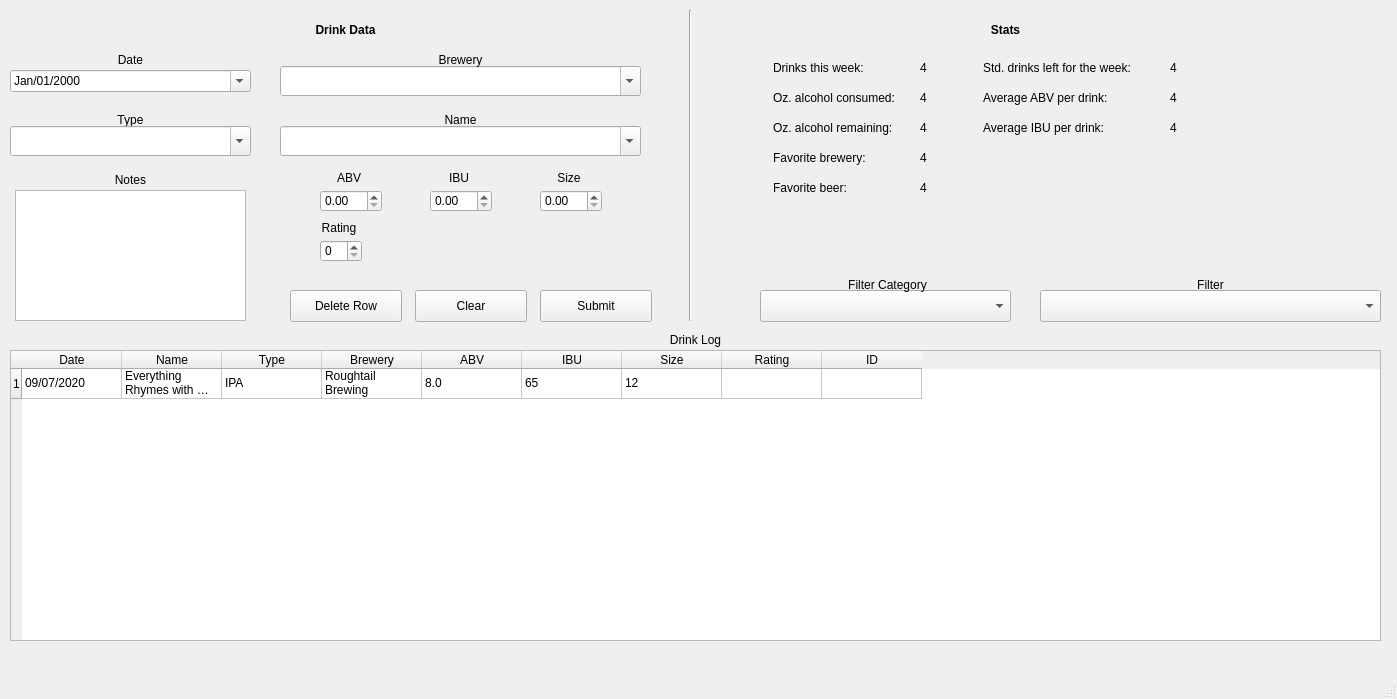
<?xml version="1.0" encoding="UTF-8"?>
<ui version="4.0">
 <class>MainWindow</class>
 <widget class="QMainWindow" name="MainWindow">
  <property name="geometry">
   <rect>
    <x>0</x>
    <y>0</y>
    <width>1397</width>
    <height>699</height>
   </rect>
  </property>
  <property name="windowTitle">
   <string>Beertabs</string>
  </property>
  <widget class="QWidget" name="centralwidget">
   <widget class="QDateEdit" name="drinkDateInput">
    <property name="geometry">
     <rect>
      <x>10</x>
      <y>70</y>
      <width>241</width>
      <height>22</height>
     </rect>
    </property>
    <property name="focusPolicy">
     <enum>Qt::WheelFocus</enum>
    </property>
    <property name="displayFormat">
     <string>MMM/dd/yyyy</string>
    </property>
    <property name="calendarPopup">
     <bool>true</bool>
    </property>
   </widget>
   <widget class="QLabel" name="drinkDateLabel">
    <property name="geometry">
     <rect>
      <x>20</x>
      <y>50</y>
      <width>221</width>
      <height>20</height>
     </rect>
    </property>
    <property name="text">
     <string>Date</string>
    </property>
    <property name="alignment">
     <set>Qt::AlignCenter</set>
    </property>
   </widget>
   <widget class="QComboBox" name="breweryInput">
    <property name="geometry">
     <rect>
      <x>280</x>
      <y>66</y>
      <width>361</width>
      <height>30</height>
     </rect>
    </property>
    <property name="editable">
     <bool>true</bool>
    </property>
   </widget>
   <widget class="QLabel" name="breweryLabel">
    <property name="geometry">
     <rect>
      <x>290</x>
      <y>50</y>
      <width>341</width>
      <height>20</height>
     </rect>
    </property>
    <property name="text">
     <string>Brewery</string>
    </property>
    <property name="alignment">
     <set>Qt::AlignCenter</set>
    </property>
   </widget>
   <widget class="QLabel" name="typeLabel">
    <property name="geometry">
     <rect>
      <x>20</x>
      <y>110</y>
      <width>221</width>
      <height>20</height>
     </rect>
    </property>
    <property name="text">
     <string>Type</string>
    </property>
    <property name="alignment">
     <set>Qt::AlignCenter</set>
    </property>
   </widget>
   <widget class="QComboBox" name="typeInput">
    <property name="geometry">
     <rect>
      <x>10</x>
      <y>126</y>
      <width>241</width>
      <height>30</height>
     </rect>
    </property>
    <property name="editable">
     <bool>true</bool>
    </property>
   </widget>
   <widget class="QComboBox" name="nameInput">
    <property name="geometry">
     <rect>
      <x>280</x>
      <y>126</y>
      <width>361</width>
      <height>30</height>
     </rect>
    </property>
    <property name="editable">
     <bool>true</bool>
    </property>
   </widget>
   <widget class="QLabel" name="nameLabel">
    <property name="geometry">
     <rect>
      <x>290</x>
      <y>110</y>
      <width>341</width>
      <height>20</height>
     </rect>
    </property>
    <property name="text">
     <string>Name</string>
    </property>
    <property name="alignment">
     <set>Qt::AlignCenter</set>
    </property>
   </widget>
   <widget class="QDoubleSpinBox" name="abvInput">
    <property name="geometry">
     <rect>
      <x>320</x>
      <y>190</y>
      <width>62</width>
      <height>22</height>
     </rect>
    </property>
   </widget>
   <widget class="QDoubleSpinBox" name="ibuInput">
    <property name="geometry">
     <rect>
      <x>430</x>
      <y>190</y>
      <width>62</width>
      <height>22</height>
     </rect>
    </property>
   </widget>
   <widget class="QLabel" name="abvLabel">
    <property name="geometry">
     <rect>
      <x>320</x>
      <y>170</y>
      <width>58</width>
      <height>16</height>
     </rect>
    </property>
    <property name="text">
     <string>ABV</string>
    </property>
    <property name="alignment">
     <set>Qt::AlignCenter</set>
    </property>
   </widget>
   <widget class="QLabel" name="ibuLabel">
    <property name="geometry">
     <rect>
      <x>430</x>
      <y>170</y>
      <width>58</width>
      <height>16</height>
     </rect>
    </property>
    <property name="text">
     <string>IBU</string>
    </property>
    <property name="alignment">
     <set>Qt::AlignCenter</set>
    </property>
   </widget>
   <widget class="QLabel" name="sizeLabel">
    <property name="geometry">
     <rect>
      <x>540</x>
      <y>170</y>
      <width>58</width>
      <height>16</height>
     </rect>
    </property>
    <property name="text">
     <string>Size</string>
    </property>
    <property name="alignment">
     <set>Qt::AlignCenter</set>
    </property>
   </widget>
   <widget class="QDoubleSpinBox" name="sizeInput">
    <property name="geometry">
     <rect>
      <x>540</x>
      <y>190</y>
      <width>62</width>
      <height>22</height>
     </rect>
    </property>
   </widget>
   <widget class="QTextEdit" name="notesInput">
    <property name="geometry">
     <rect>
      <x>15</x>
      <y>190</y>
      <width>231</width>
      <height>131</height>
     </rect>
    </property>
   </widget>
   <widget class="QLabel" name="notesLabel">
    <property name="geometry">
     <rect>
      <x>15</x>
      <y>170</y>
      <width>231</width>
      <height>20</height>
     </rect>
    </property>
    <property name="text">
     <string>Notes</string>
    </property>
    <property name="alignment">
     <set>Qt::AlignCenter</set>
    </property>
   </widget>
   <widget class="QTableWidget" name="drinkLogTable">
    <property name="geometry">
     <rect>
      <x>10</x>
      <y>350</y>
      <width>1371</width>
      <height>291</height>
     </rect>
    </property>
    <row>
     <property name="text">
      <string>1</string>
     </property>
    </row>
    <column>
     <property name="text">
      <string>Date</string>
     </property>
    </column>
    <column>
     <property name="text">
      <string>Name</string>
     </property>
    </column>
    <column>
     <property name="text">
      <string>Type</string>
     </property>
    </column>
    <column>
     <property name="text">
      <string>Brewery</string>
     </property>
    </column>
    <column>
     <property name="text">
      <string>ABV</string>
     </property>
    </column>
    <column>
     <property name="text">
      <string>IBU</string>
     </property>
    </column>
    <column>
     <property name="text">
      <string>Size</string>
     </property>
    </column>
    <column>
     <property name="text">
      <string>Rating</string>
     </property>
    </column>
    <column>
     <property name="text">
      <string>ID</string>
     </property>
    </column>
    <item row="0" column="0">
     <property name="text">
      <string>09/07/2020</string>
     </property>
    </item>
    <item row="0" column="1">
     <property name="text">
      <string>Everything Rhymes with Orange</string>
     </property>
    </item>
    <item row="0" column="2">
     <property name="text">
      <string>IPA</string>
     </property>
    </item>
    <item row="0" column="3">
     <property name="text">
      <string>Roughtail Brewing</string>
     </property>
    </item>
    <item row="0" column="4">
     <property name="text">
      <string>8.0</string>
     </property>
    </item>
    <item row="0" column="5">
     <property name="text">
      <string>65</string>
     </property>
    </item>
    <item row="0" column="6">
     <property name="text">
      <string>12</string>
     </property>
    </item>
   </widget>
   <widget class="QLabel" name="drinkLogLabel">
    <property name="geometry">
     <rect>
      <x>10</x>
      <y>330</y>
      <width>1371</width>
      <height>20</height>
     </rect>
    </property>
    <property name="text">
     <string>Drink Log</string>
    </property>
    <property name="alignment">
     <set>Qt::AlignCenter</set>
    </property>
   </widget>
   <widget class="QLabel" name="drinksThisWeekLabel">
    <property name="geometry">
     <rect>
      <x>773</x>
      <y>60</y>
      <width>121</width>
      <height>16</height>
     </rect>
    </property>
    <property name="text">
     <string>Drinks this week:</string>
    </property>
   </widget>
   <widget class="QLabel" name="ozAlcoholConsumedLabel">
    <property name="geometry">
     <rect>
      <x>773</x>
      <y>90</y>
      <width>141</width>
      <height>16</height>
     </rect>
    </property>
    <property name="text">
     <string>Oz. alcohol consumed:</string>
    </property>
   </widget>
   <widget class="QLabel" name="ozAlcoholRemainingLabel">
    <property name="geometry">
     <rect>
      <x>773</x>
      <y>120</y>
      <width>141</width>
      <height>16</height>
     </rect>
    </property>
    <property name="text">
     <string>Oz. alcohol remaining:</string>
    </property>
   </widget>
   <widget class="QLabel" name="favoriteBreweryLabel">
    <property name="geometry">
     <rect>
      <x>773</x>
      <y>150</y>
      <width>141</width>
      <height>16</height>
     </rect>
    </property>
    <property name="text">
     <string>Favorite brewery:</string>
    </property>
   </widget>
   <widget class="QLabel" name="favoriteBeerLabel">
    <property name="geometry">
     <rect>
      <x>773</x>
      <y>180</y>
      <width>141</width>
      <height>16</height>
     </rect>
    </property>
    <property name="text">
     <string>Favorite beer:</string>
    </property>
   </widget>
   <widget class="QLabel" name="drinksLeftLabel">
    <property name="geometry">
     <rect>
      <x>983</x>
      <y>60</y>
      <width>171</width>
      <height>16</height>
     </rect>
    </property>
    <property name="text">
     <string>Std. drinks left for the week:</string>
    </property>
   </widget>
   <widget class="QLabel" name="avgAbvDrinkLabel">
    <property name="geometry">
     <rect>
      <x>983</x>
      <y>90</y>
      <width>161</width>
      <height>16</height>
     </rect>
    </property>
    <property name="text">
     <string>Average ABV per drink:</string>
    </property>
   </widget>
   <widget class="QLabel" name="averageIbuDrinkLabel">
    <property name="geometry">
     <rect>
      <x>983</x>
      <y>120</y>
      <width>161</width>
      <height>16</height>
     </rect>
    </property>
    <property name="text">
     <string>Average IBU per drink:</string>
    </property>
   </widget>
   <widget class="QLabel" name="drinksThisWeekOutput">
    <property name="geometry">
     <rect>
      <x>920</x>
      <y>60</y>
      <width>31</width>
      <height>16</height>
     </rect>
    </property>
    <property name="text">
     <string>4</string>
    </property>
   </widget>
   <widget class="QLabel" name="ozAlcoholConsumedOutput">
    <property name="geometry">
     <rect>
      <x>920</x>
      <y>90</y>
      <width>31</width>
      <height>16</height>
     </rect>
    </property>
    <property name="text">
     <string>4</string>
    </property>
   </widget>
   <widget class="QLabel" name="ozAlcoholRemainingOutput">
    <property name="geometry">
     <rect>
      <x>920</x>
      <y>120</y>
      <width>31</width>
      <height>16</height>
     </rect>
    </property>
    <property name="text">
     <string>4</string>
    </property>
   </widget>
   <widget class="QLabel" name="favoriteBreweryOutput">
    <property name="geometry">
     <rect>
      <x>920</x>
      <y>150</y>
      <width>31</width>
      <height>16</height>
     </rect>
    </property>
    <property name="text">
     <string>4</string>
    </property>
   </widget>
   <widget class="QLabel" name="favoriteBeerOutput">
    <property name="geometry">
     <rect>
      <x>920</x>
      <y>180</y>
      <width>31</width>
      <height>16</height>
     </rect>
    </property>
    <property name="text">
     <string>4</string>
    </property>
   </widget>
   <widget class="QLabel" name="drinksLeftOutput">
    <property name="geometry">
     <rect>
      <x>1170</x>
      <y>60</y>
      <width>31</width>
      <height>16</height>
     </rect>
    </property>
    <property name="text">
     <string>4</string>
    </property>
   </widget>
   <widget class="QLabel" name="avgAbvDrinkOutput">
    <property name="geometry">
     <rect>
      <x>1170</x>
      <y>90</y>
      <width>31</width>
      <height>16</height>
     </rect>
    </property>
    <property name="text">
     <string>4</string>
    </property>
   </widget>
   <widget class="QLabel" name="avgIbuDrinkOutput">
    <property name="geometry">
     <rect>
      <x>1170</x>
      <y>120</y>
      <width>31</width>
      <height>16</height>
     </rect>
    </property>
    <property name="text">
     <string>4</string>
    </property>
   </widget>
   <widget class="Line" name="line">
    <property name="geometry">
     <rect>
      <x>680</x>
      <y>10</y>
      <width>20</width>
      <height>311</height>
     </rect>
    </property>
    <property name="orientation">
     <enum>Qt::Vertical</enum>
    </property>
   </widget>
   <widget class="QLabel" name="statsLabel">
    <property name="geometry">
     <rect>
      <x>730</x>
      <y>20</y>
      <width>551</width>
      <height>20</height>
     </rect>
    </property>
    <property name="font">
     <font>
      <weight>75</weight>
      <bold>true</bold>
     </font>
    </property>
    <property name="text">
     <string>Stats</string>
    </property>
    <property name="alignment">
     <set>Qt::AlignCenter</set>
    </property>
   </widget>
   <widget class="QLabel" name="drinkDataLabel">
    <property name="geometry">
     <rect>
      <x>70</x>
      <y>20</y>
      <width>551</width>
      <height>20</height>
     </rect>
    </property>
    <property name="font">
     <font>
      <weight>75</weight>
      <bold>true</bold>
     </font>
    </property>
    <property name="text">
     <string>Drink Data</string>
    </property>
    <property name="alignment">
     <set>Qt::AlignCenter</set>
    </property>
   </widget>
   <widget class="QPushButton" name="submitRowButton">
    <property name="geometry">
     <rect>
      <x>540</x>
      <y>290</y>
      <width>112</width>
      <height>32</height>
     </rect>
    </property>
    <property name="text">
     <string>Submit</string>
    </property>
   </widget>
   <widget class="QPushButton" name="clearFieldsButton">
    <property name="geometry">
     <rect>
      <x>415</x>
      <y>290</y>
      <width>112</width>
      <height>32</height>
     </rect>
    </property>
    <property name="text">
     <string>Clear</string>
    </property>
   </widget>
   <widget class="QPushButton" name="deleteRowButton">
    <property name="geometry">
     <rect>
      <x>290</x>
      <y>290</y>
      <width>112</width>
      <height>32</height>
     </rect>
    </property>
    <property name="text">
     <string>Delete Row</string>
    </property>
   </widget>
   <widget class="QComboBox" name="filterCategoryInput">
    <property name="geometry">
     <rect>
      <x>760</x>
      <y>290</y>
      <width>251</width>
      <height>32</height>
     </rect>
    </property>
   </widget>
   <widget class="QComboBox" name="filterTextInput">
    <property name="geometry">
     <rect>
      <x>1040</x>
      <y>290</y>
      <width>341</width>
      <height>32</height>
     </rect>
    </property>
   </widget>
   <widget class="QLabel" name="filterCategoryLabel">
    <property name="geometry">
     <rect>
      <x>767</x>
      <y>275</y>
      <width>241</width>
      <height>20</height>
     </rect>
    </property>
    <property name="text">
     <string>Filter Category</string>
    </property>
    <property name="alignment">
     <set>Qt::AlignCenter</set>
    </property>
   </widget>
   <widget class="QLabel" name="filterLabel">
    <property name="geometry">
     <rect>
      <x>1050</x>
      <y>275</y>
      <width>321</width>
      <height>20</height>
     </rect>
    </property>
    <property name="text">
     <string>Filter</string>
    </property>
    <property name="alignment">
     <set>Qt::AlignCenter</set>
    </property>
   </widget>
   <widget class="QSpinBox" name="ratingInput">
    <property name="geometry">
     <rect>
      <x>320</x>
      <y>240</y>
      <width>42</width>
      <height>22</height>
     </rect>
    </property>
    <property name="maximum">
     <number>10</number>
    </property>
   </widget>
   <widget class="QLabel" name="ratingLabel">
    <property name="geometry">
     <rect>
      <x>310</x>
      <y>220</y>
      <width>58</width>
      <height>16</height>
     </rect>
    </property>
    <property name="text">
     <string>Rating</string>
    </property>
    <property name="alignment">
     <set>Qt::AlignCenter</set>
    </property>
   </widget>
  </widget>
  <widget class="QMenuBar" name="menubar">
   <property name="geometry">
    <rect>
     <x>0</x>
     <y>0</y>
     <width>1397</width>
     <height>22</height>
    </rect>
   </property>
  </widget>
  <widget class="QStatusBar" name="statusbar"/>
 </widget>
 <resources/>
 <connections/>
</ui>
